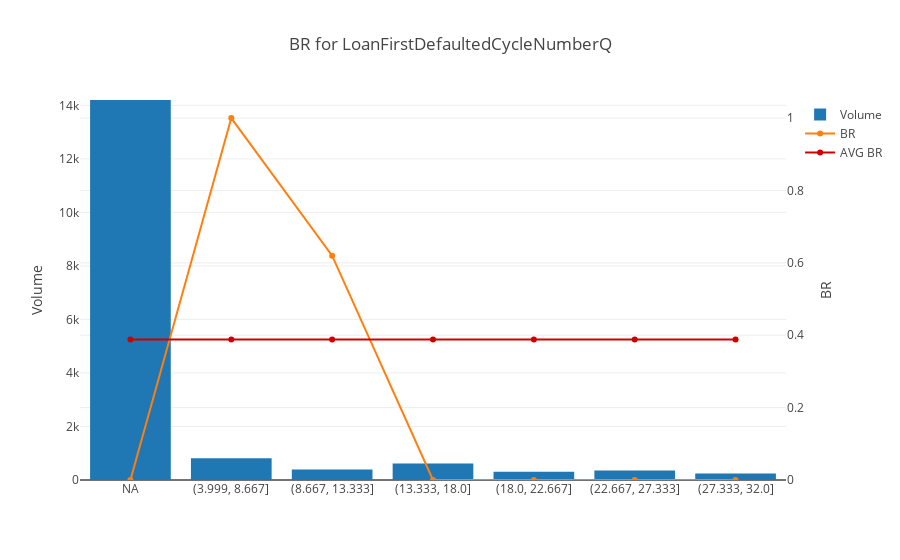
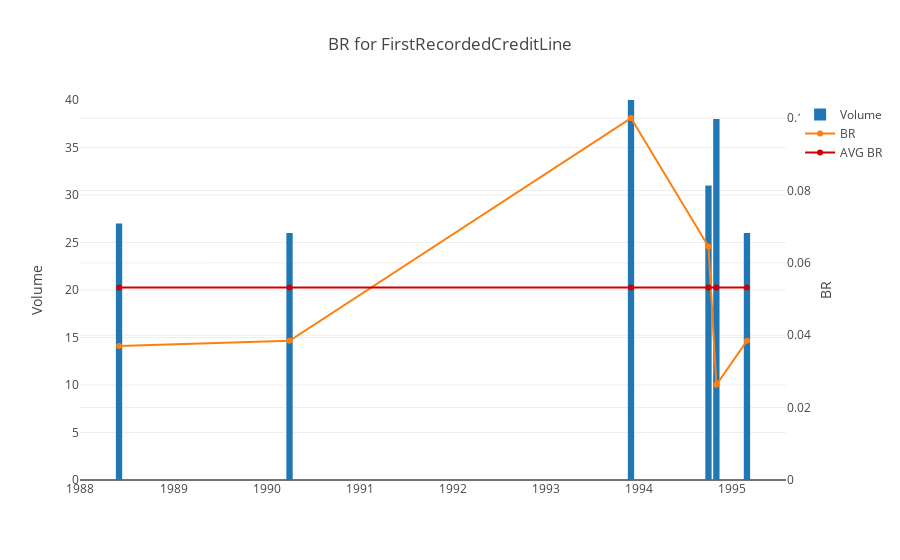
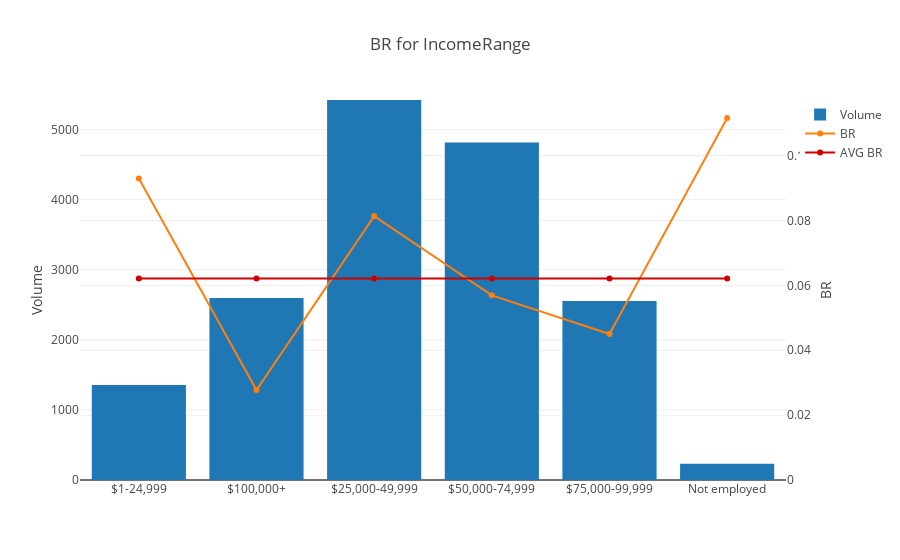
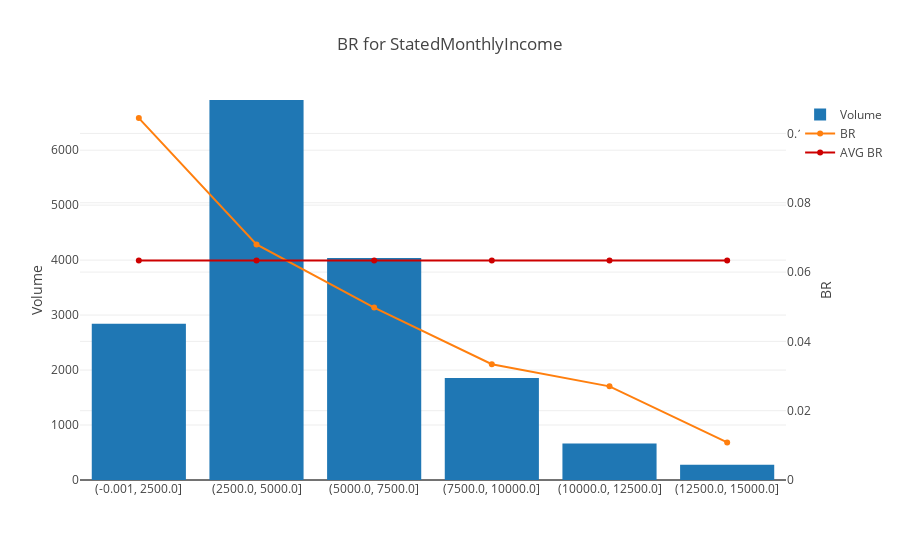

The code cell stored with these charts, in order, in its notebook:
### Code cell
#plot features
for c in df_iv.feature.values.tolist():
    py.iplot(output_graph_update(c, [0., 97.5], 6, df, 'bad'))

### Figure 1 — Plotly figure (JSON) as saved in the notebook; plotly's stock layout.template omitted (floating-point values rounded to 4 significant figures)
{"data": [{"name": "Volume", "type": "bar", "uid": "24e03c34-3b37-409a-bbdf-2cf734cacfdb", "x": ["NA", "(3.999, 8.667]", "(8.667, 13.333]", "(13.333, 18.0]", "(18.0, 22.667]", "(22.667, 27.333]", "(27.333, 32.0]"], "y": [14199, 817, 392, 613, 307, 357, 242]}, {"name": "BR", "type": "scatter", "uid": "e32cc2d6-5b13-407f-9eb0-334e87187909", "x": ["NA", "(3.999, 8.667]", "(8.667, 13.333]", "(13.333, 18.0]", "(18.0, 22.667]", "(22.667, 27.333]", "(27.333, 32.0]"], "y": [0, 1, 0.6199, 0, 0, 0, 0], "yaxis": "y2"}, {"line": {"color": "rgb(205, 0, 0)"}, "name": "AVG BR", "type": "scatter", "uid": "33fd85e8-4030-4ecd-8d76-f857561a6634", "x": ["NA", "(3.999, 8.667]", "(8.667, 13.333]", "(13.333, 18.0]", "(18.0, 22.667]", "(22.667, 27.333]", "(27.333, 32.0]"], "y": [0.3886, 0.3886, 0.3886, 0.3886, 0.3886, 0.3886, 0.3886], "yaxis": "y2"}], "layout": {"title": {"text": "BR for LoanFirstDefaultedCycleNumberQ"}, "yaxis": {"range": [0, 14199], "title": {"text": "Volume"}}, "yaxis2": {"overlaying": "y", "range": [0, 1.05], "side": "right", "title": {"text": "BR"}}}}

### Figure 2 — Plotly figure (JSON) as saved in the notebook; plotly's stock layout.template omitted (floating-point values rounded to 4 significant figures)
{"data": [{"name": "Volume", "type": "bar", "uid": "feae2cfa-7370-4a95-bee1-dd8dad89efb0", "x": ["1988-06-01 00:00:00", "1990-04-01 00:00:00", "1993-12-01 00:00:00", "1994-10-01 00:00:00", "1994-11-01 00:00:00", "1995-03-01 00:00:00"], "y": [27, 26, 40, 31, 38, 26]}, {"name": "BR", "type": "scatter", "uid": "38258956-3ef4-49b7-bda4-9b4735660d85", "x": ["1988-06-01 00:00:00", "1990-04-01 00:00:00", "1993-12-01 00:00:00", "1994-10-01 00:00:00", "1994-11-01 00:00:00", "1995-03-01 00:00:00"], "y": [0.03704, 0.03846, 0.1, 0.06452, 0.02632, 0.03846], "yaxis": "y2"}, {"line": {"color": "rgb(205, 0, 0)"}, "name": "AVG BR", "type": "scatter", "uid": "2b018cd8-7c48-4b75-ab00-a93758a568c9", "x": ["1988-06-01 00:00:00", "1990-04-01 00:00:00", "1993-12-01 00:00:00", "1994-10-01 00:00:00", "1994-11-01 00:00:00", "1995-03-01 00:00:00"], "y": [0.05319, 0.05319, 0.05319, 0.05319, 0.05319, 0.05319], "yaxis": "y2"}], "layout": {"title": {"text": "BR for FirstRecordedCreditLine"}, "yaxis": {"range": [0, 40], "title": {"text": "Volume"}}, "yaxis2": {"overlaying": "y", "range": [0, 0.105], "side": "right", "title": {"text": "BR"}}}}

### Figure 3 — Plotly figure (JSON) as saved in the notebook; plotly's stock layout.template omitted (floating-point values rounded to 4 significant figures)
{"data": [{"name": "Volume", "type": "bar", "uid": "7e04c1e1-3786-49ce-b565-77ae3594b90f", "x": ["$1-24,999", "$100,000+", "$25,000-49,999", "$50,000-74,999", "$75,000-99,999", "Not employed"], "y": [1355, 2597, 5420, 4813, 2554, 233]}, {"name": "BR", "type": "scatter", "uid": "b91f26b6-f79a-42d4-8e7a-f3548fcd9bc0", "x": ["$1-24,999", "$100,000+", "$25,000-49,999", "$50,000-74,999", "$75,000-99,999", "Not employed"], "y": [0.09299, 0.02772, 0.08137, 0.05693, 0.04503, 0.1116], "yaxis": "y2"}, {"line": {"color": "rgb(205, 0, 0)"}, "name": "AVG BR", "type": "scatter", "uid": "196f366e-0300-44d8-8b1e-9ad07f3c43e1", "x": ["$1-24,999", "$100,000+", "$25,000-49,999", "$50,000-74,999", "$75,000-99,999", "Not employed"], "y": [0.0621, 0.0621, 0.0621, 0.0621, 0.0621, 0.0621], "yaxis": "y2"}], "layout": {"title": {"text": "BR for IncomeRange"}, "yaxis": {"range": [0, 5420], "title": {"text": "Volume"}}, "yaxis2": {"overlaying": "y", "range": [0, 0.1172], "side": "right", "title": {"text": "BR"}}}}

### Figure 4 — Plotly figure (JSON) as saved in the notebook; plotly's stock layout.template omitted (floating-point values rounded to 4 significant figures)
{"data": [{"name": "Volume", "type": "bar", "uid": "a2f07dcd-a1df-40df-a8d1-a530380a5775", "x": ["(-0.001, 2500.0]", "(2500.0, 5000.0]", "(5000.0, 7500.0]", "(7500.0, 10000.0]", "(10000.0, 12500.0]", "(12500.0, 15000.0]"], "y": [2844, 6913, 4039, 1855, 666, 277]}, {"name": "BR", "type": "scatter", "uid": "3ffa39c5-15f7-4912-963f-9e55fed6e3e1", "x": ["(-0.001, 2500.0]", "(2500.0, 5000.0]", "(5000.0, 7500.0]", "(7500.0, 10000.0]", "(10000.0, 12500.0]", "(12500.0, 15000.0]"], "y": [0.1044, 0.06799, 0.04976, 0.03342, 0.02703, 0.01083], "yaxis": "y2"}, {"line": {"color": "rgb(205, 0, 0)"}, "name": "AVG BR", "type": "scatter", "uid": "7a64d545-6ec3-4607-b8ac-abfff90a66c7", "x": ["(-0.001, 2500.0]", "(2500.0, 5000.0]", "(5000.0, 7500.0]", "(7500.0, 10000.0]", "(10000.0, 12500.0]", "(12500.0, 15000.0]"], "y": [0.06334, 0.06334, 0.06334, 0.06334, 0.06334, 0.06334], "yaxis": "y2"}], "layout": {"title": {"text": "BR for StatedMonthlyIncome"}, "yaxis": {"range": [0, 6913], "title": {"text": "Volume"}}, "yaxis2": {"overlaying": "y", "range": [0, 0.1097], "side": "right", "title": {"text": "BR"}}}}
